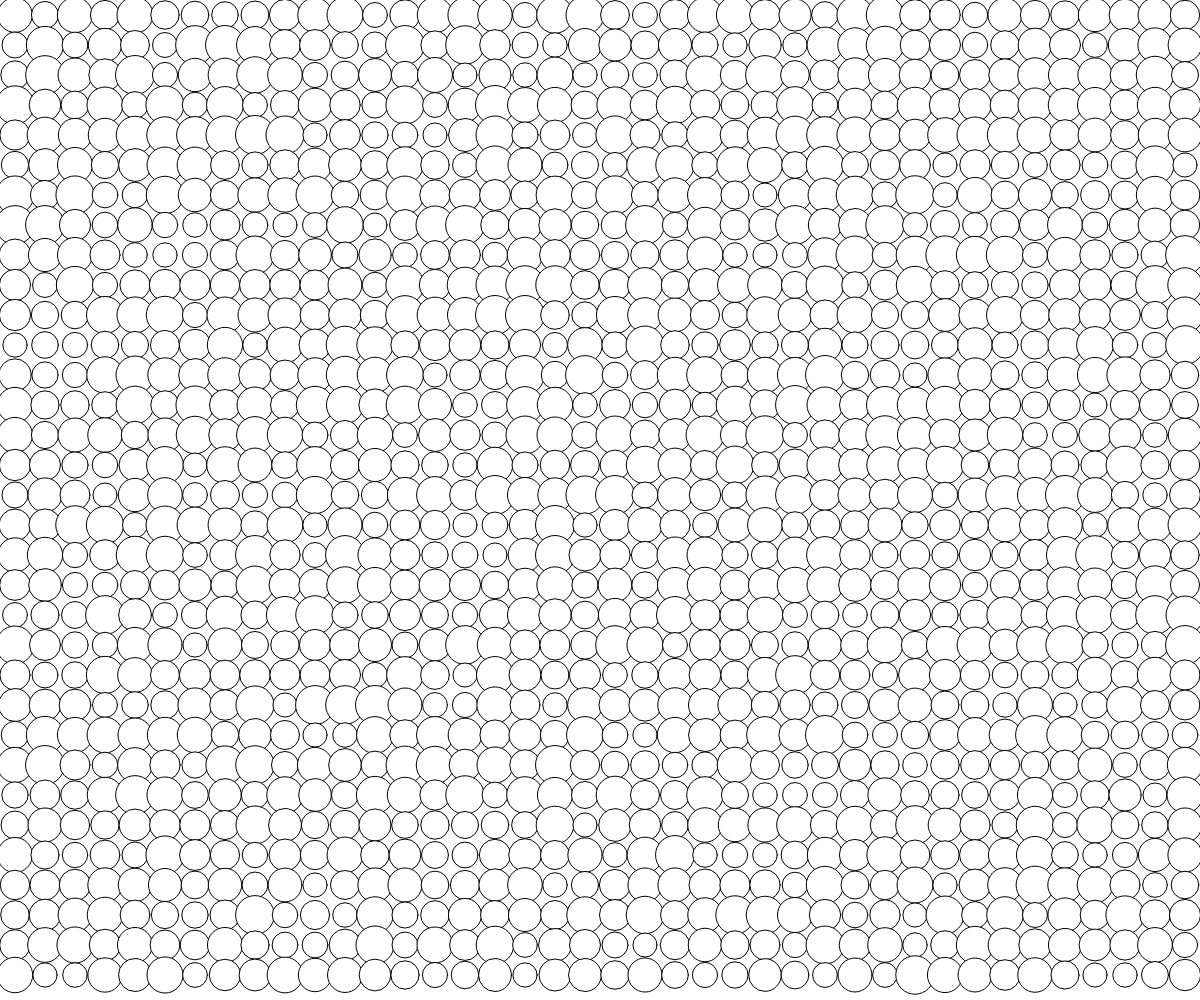
Frame 1 (no input)
Frame 60 (no input): identical to frame 1, image omitted
Frame 120 (the mouse pressed at the canvas centre since frame 60): identical to frame 1, image omitted

The p5.js sketch that drew this single still picture (run headless with seeded random() and noise() and a simulated clock; from frame 60 on, the mouse is pressed at the canvas centre):

// p5.js sketch
// ── sketch.js
// Loop Grid
// Kyle D
// February 27th, 2020
//
// Extra for Experts:
// - describe what you did to take this project "above and beyond"

let gridSpacing = 30;



function setup() {
  createCanvas(windowWidth, windowHeight);
  ellipseMode(CENTER);
  circleGrid();
}

function mouseClicked(){
  circleGrid();
}

function circleGrid(){
  for(let y = gridSpacing/2; y < height; y+= gridSpacing){
    for(let x = gridSpacing/2; x < width; x += gridSpacing){
      let size = random(gridSpacing*0.8, gridSpacing*1.3);
      ellipse(x,y,size,size);

    }
  }
}





function draw() {


}
